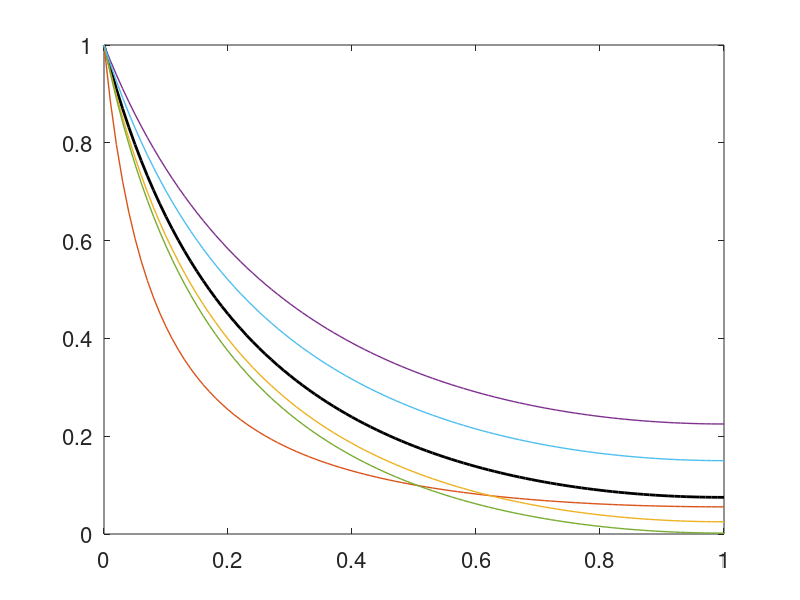
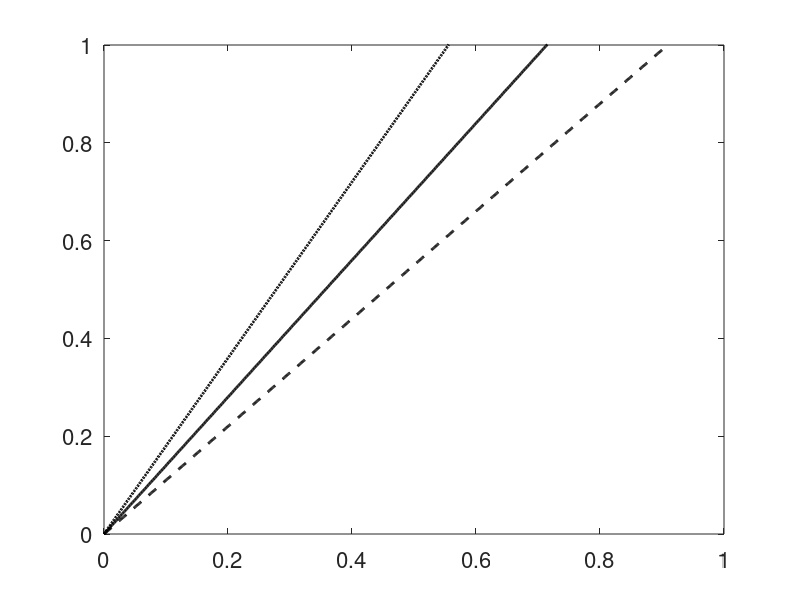
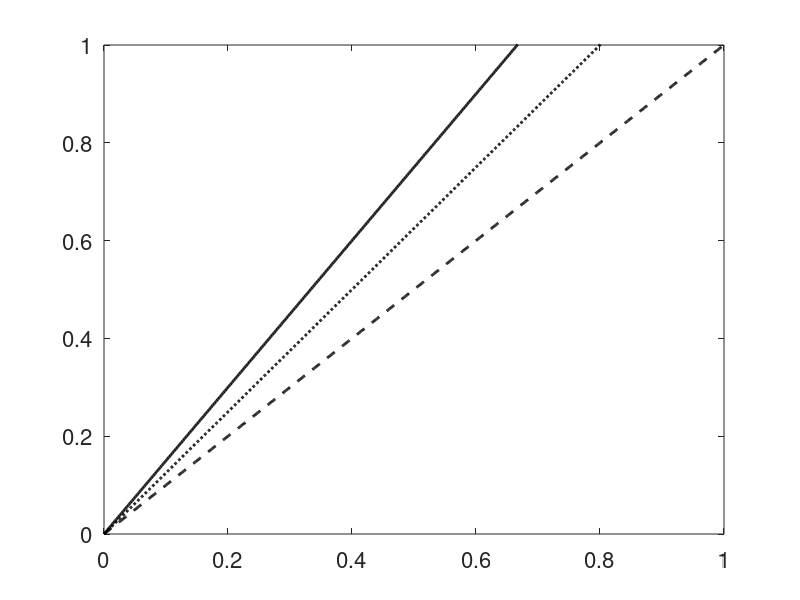

Here is the MATLAB script that generated these plots, in order:
% This script contains code for generating the results figure in the main
% text (Figure 2a, b & c). Running this code generates three figures. The
% first figure is Fig 2a in the main text (evolution of signalling). The
% second figure is Fig 2b in the main text (evolution of cue-suppression).
% The third figure is Fig 2c in the main text (evolution of eavesdropping).

% First, we generate Fig 2a. The evolution of honest signalling.

close all
clearvars
clc

% Parameter values. Two values are specified - a reference value (black 
% line in figure), and an alternative value. 
dR=[0.1 0.9]; % Predation cost
cR=[0.001 0.003]; % Cost of signal production
NR=[3 10]; % Deme size
sR=[0.08 0.09]; % Defence cost
gR=[0 1]; % Conditionality of signal
mR=0:0.01:1; % Migration rate

% The for loops are used to collect data over the different parameter
% values specified above.
for curr_N = 1:length(NR)
    N=NR(curr_N);

for curr_g = 1:length(gR)
    g=gR(curr_g);

for curr_c = 1:length(cR)
    c=cR(curr_c);

for curr_d = 1:length(dR)
    d=dR(curr_d);

for curr_s = 1:length(sR)
    s=sR(curr_s);

for curr_m = 1:length(mR)
    m=mR(curr_m);

% The expression below corresponds to Equation D1. We showed in the script
% titled 'Model_K_Numerical_Analysis.m' that honest signalling evolves in
% Model K when this expression is greater than zero. We record the value of
% this expression for different parameter values and store this in a
% results matrix titled 'threshold'.
threshold(curr_m,curr_N,curr_g,curr_c,curr_d,curr_s) = (-d.*(-1+m).^2.*(-1+N)-c.*((-1+m).^2-N).*(-g+(-1+g).*N)+(-1+m).^2.*(-1+N).*s)./((-1+N).*(-d.*(-1+m).^2+d.*(-2+m).*m.*N+c.*(-1+m).^2.*(-g+(-1+g).*N)+s-(-2+m).*m.*(-1+N).*s));

end
end
end
end
end
end

% We plot our results matrix as different lines. Honest signalling is 
% favoured above these lines, and disfavoured below them. The different
% lines correspond to different parameter regimes. 
hold on
plot(mR,threshold(:,1,1,1,1,1),'LineWidth',2,'Color','k')
plot(mR,threshold(:,2,1,1,1,1),'LineWidth',1,'LineStyle','-')
plot(mR,threshold(:,1,2,1,1,1),'LineWidth',1,'LineStyle','-')
plot(mR,threshold(:,1,1,2,1,1),'LineWidth',1,'LineStyle','-')
plot(mR,threshold(:,1,1,1,2,1),'LineWidth',1,'LineStyle','-')
plot(mR,threshold(:,1,1,1,1,2),'LineWidth',1,'LineStyle','-')
hold off
box on
set(gca,'FontSize',16)
set(gcf,'color','white')
ylim([0 1])
xlim([0 1])
yticks(0:0.2:1)
xticks(0:0.2:1)

% Next, we generate Fig 2b. The evolution of cue-suppression.

clearvars
clc

% Parameter values. Two values are specified - a reference value (black 
% line in figure), and an alternative value. 
N=[3 5]; % Deme size
g=[0.8 0.95]; % Conditionality of cue-suppressor
c=0:0.001:1; % Cost of cue-suppression

% The for loops are used to collect data over the different parameter
% values specified above.
for curr_N = 1:length(N)
for curr_g = 1:length(g)
for curr_c = 1:length(c)

% When the below expression is greater than d-s, cue-suppression is 
% favoured. We record the value of this expression for different parameter 
% values and store this in a results matrix titled 'd'.
d(curr_c, curr_g, curr_N) = N(curr_N) .* c(curr_c) .* (1-g(curr_g).*((N(curr_N)-1)./N(curr_N)));

end
end
end

% We plot our results matrix as different lines. Cue-suppression is 
% favoured above these lines, and disfavoured below them. The different
% lines correspond to different parameter regimes. 
figure
hold on
plot(c,d(:,1,1),'LineWidth',2,'Color','k', 'LineStyle','-')
plot(c,d(:,2,1),'LineWidth',2,'Color','k','LineStyle','--')
plot(c,d(:,1,2),'LineWidth',2,'Color','k', 'LineStyle',':')
hold off
box on
set(gca,'FontSize',16)
set(gcf,'color','white')
ylim([0 1])
xlim([0 1])
yticks(0:0.2:1)
xticks(0:0.2:1)

% Next, we generate Fig 2c. The evolution of eavesdropping.

clearvars
clc

% Parameter values. Two values are specified - a reference value (black 
% line in figure), and an alternative value. 
N=[3 5]; % Deme size
b=[1 1.5]; % Benefit of being connected to high-quality trade partners
c=0:0.001:1; % Cost of eavesdropping

% The for loops are used to collect data over the different parameter
% values specified above.
for curr_N = 1:length(N)
for curr_b = 1:length(b)
for curr_c = 1:length(c)

% When the below expression is greater than d-s, eavesdropping is 
% favoured. We record the value of this expression for different parameter 
% values and store this in a results matrix titled 'd'.
d(curr_c,curr_b, curr_N)  = (c(curr_c) ./  b(curr_b))  .* (N(curr_N) ./ (N(curr_N)-1)) ;

end
end
end

% We plot our results matrix as different lines. Eavesdropping is 
% favoured above these lines, and disfavoured below them. The different
% lines correspond to different parameter regimes. 
figure
hold on
plot(c,d(:,1,1),'LineWidth',2,'Color','k', 'LineStyle','-')
plot(c,d(:,2,1),'LineWidth',2,'Color','k','LineStyle','--')
plot(c,d(:,1,2),'LineWidth',2,'Color','k', 'LineStyle',':')
hold off
box on
set(gca,'FontSize',16)
set(gcf,'color','white')
ylim([0 1])
xlim([0 1])
yticks(0:0.2:1)
xticks(0:0.2:1)

